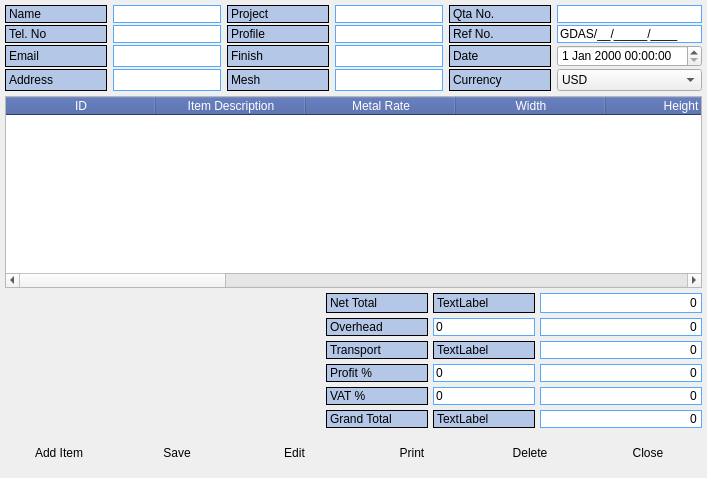
         <widget class="QWidget" name="QuotationPage">
          <property name="styleSheet">
           <string notr="true">QPushButton

{
	color: rgb(0, 0, 0);
	font: bold 16pt &quot;Calibri&quot;;
	min-width: 50px;
	min-height: 40px;
	border-radius: 4px;
	background-color: qlineargradient(x1: 0, y1: 0, x2: 0, y2: 1,
                                      stop: 0 #f6f7fa, stop: 1 #dadbde);
}

QPushButton::pressed {
   background-color: qlineargradient(spread:pad, x1:0.5, y1:0, x2:0.506, y2:1, stop:0 rgba(180, 199, 231, 255), stop:1 rgba(255, 255, 255, 255));
}
QPushButton::hover {
	background-color: qlineargradient(spread:pad, x1:0.5, y1:0, x2:0.506, y2:1, stop:0 rgba(180, 199, 231, 255), stop:1 rgba(255, 255, 255, 255));

}

QPushButton::focus {
	border: 1px solid rgb(0, 85, 255);


}

QLabel
{
	background-color: rgb(180, 199, 231);
	min-width: 100px;
max-height:25px;
	color: rgb(0, 0, 0);
	font: bold 16pt &quot;Calibri&quot;;
	border: 1px solid black;
}

QLineEdit
{
max-height:25px;
	color: rgb(0, 0, 0);
	font: bold 14pt &quot;Calibri&quot;;
border: 1px solid rgb(85, 170, 255);
}

QLineEdit::focus {
	border: 1px solid rgb(0, 85, 255);
}


QTableWidget
{
color: rgb(0, 0, 0);

	font: bold 12pt &quot;Calibri&quot;;
	alternate-background-color: rgb(180, 199, 231);
}

QTableWidget::focus
{
	border: 1px solid rgb(0, 85, 255);
}

QHeaderView::section
{
	background-color: rgb(62, 87, 160);
color: white;
font: bold 14pt &quot;Calibri&quot;;

}

QDateTimeEdit
{
color: rgb(0, 0, 0);
max-height:25px;
	font: bold 14pt &quot;Calibri&quot;;
}
QComboBox
{
color: rgb(0, 0, 0);

max-height:25px;
	font: bold 14pt &quot;Calibri&quot;;

}


</string>
          </property>
          <layout class="QVBoxLayout" name="verticalLayout_6">
           <property name="spacing">
            <number>5</number>
           </property>
           <property name="leftMargin">
            <number>5</number>
           </property>
           <property name="topMargin">
            <number>5</number>
           </property>
           <property name="rightMargin">
            <number>5</number>
           </property>
           <property name="bottomMargin">
            <number>5</number>
           </property>
           <item>
            <layout class="QGridLayout" name="gridLayout_4">
             <property name="horizontalSpacing">
              <number>6</number>
             </property>
             <property name="verticalSpacing">
              <number>2</number>
             </property>
             <item row="2" column="4">
              <widget class="QLabel" name="label_21">
               <property name="text">
                <string>Date</string>
               </property>
              </widget>
             </item>
             <item row="0" column="5">
              <widget class="QLineEdit" name="QuotationQtanoENT">
               <property name="readOnly">
                <bool>true</bool>
               </property>
              </widget>
             </item>
             <item row="2" column="1">
              <widget class="QLineEdit" name="QuotationEmailENT"/>
             </item>
             <item row="1" column="1">
              <widget class="QLineEdit" name="QuotationTelnoENT"/>
             </item>
             <item row="0" column="1">
              <widget class="QLineEdit" name="QuotationNameENT"/>
             </item>
             <item row="1" column="0">
              <widget class="QLabel" name="label_16">
               <property name="text">
                <string>Tel. No</string>
               </property>
              </widget>
             </item>
             <item row="0" column="0">
              <widget class="QLabel" name="label_13">
               <property name="text">
                <string>Name</string>
               </property>
              </widget>
             </item>
             <item row="1" column="5">
              <widget class="QLineEdit" name="QuotationRefnoENT">
               <property name="inputMask">
                <string>G\D\AS/NN/NNNNN/NNNN;_</string>
               </property>
               <property name="text">
                <string>GDAS///</string>
               </property>
              </widget>
             </item>
             <item row="0" column="4">
              <widget class="QLabel" name="label_15">
               <property name="text">
                <string>Qta No.</string>
               </property>
              </widget>
             </item>
             <item row="2" column="0">
              <widget class="QLabel" name="label_19">
               <property name="text">
                <string>Email</string>
               </property>
              </widget>
             </item>
             <item row="1" column="4">
              <widget class="QLabel" name="label_18">
               <property name="text">
                <string>Ref No.</string>
               </property>
              </widget>
             </item>
             <item row="3" column="0">
              <widget class="QLabel" name="label_29">
               <property name="text">
                <string>Address</string>
               </property>
              </widget>
             </item>
             <item row="2" column="5">
              <widget class="QDateTimeEdit" name="QuotationDatetime"/>
             </item>
             <item row="3" column="1">
              <widget class="QLineEdit" name="QuotationAddENT"/>
             </item>
             <item row="3" column="2">
              <widget class="QLabel" name="label_30">
               <property name="text">
                <string>Mesh</string>
               </property>
              </widget>
             </item>
             <item row="3" column="3">
              <widget class="QLineEdit" name="QuotationMeshENT"/>
             </item>
             <item row="3" column="4">
              <widget class="QLabel" name="label_31">
               <property name="text">
                <string>Currency</string>
               </property>
              </widget>
             </item>
             <item row="3" column="5">
              <widget class="QComboBox" name="QuotationCurrencyCB">
               <item>
                <property name="text">
                 <string>USD</string>
                </property>
               </item>
               <item>
                <property name="text">
                 <string>INR</string>
                </property>
               </item>
               <item>
                <property name="text">
                 <string>UGX</string>
                </property>
               </item>
              </widget>
             </item>
             <item row="2" column="2">
              <widget class="QLabel" name="label_17">
               <property name="text">
                <string>Finish</string>
               </property>
              </widget>
             </item>
             <item row="2" column="3">
              <widget class="QLineEdit" name="QuotationFinishENT"/>
             </item>
             <item row="1" column="2">
              <widget class="QLabel" name="label_14">
               <property name="text">
                <string>Profile</string>
               </property>
              </widget>
             </item>
             <item row="1" column="3">
              <widget class="QLineEdit" name="QuotationProfileENT"/>
             </item>
             <item row="0" column="2">
              <widget class="QLabel" name="label_20">
               <property name="text">
                <string>Project</string>
               </property>
              </widget>
             </item>
             <item row="0" column="3">
              <widget class="QLineEdit" name="QuotationProjectENT"/>
             </item>
            </layout>
           </item>
           <item>
            <widget class="QTableWidget" name="QuotationTable">
             <property name="focusPolicy">
              <enum>Qt::ClickFocus</enum>
             </property>
             <property name="autoFillBackground">
              <bool>true</bool>
             </property>
             <property name="editTriggers">
              <set>QAbstractItemView::NoEditTriggers</set>
             </property>
             <property name="alternatingRowColors">
              <bool>true</bool>
             </property>
             <property name="selectionMode">
              <enum>QAbstractItemView::SingleSelection</enum>
             </property>
             <property name="selectionBehavior">
              <enum>QAbstractItemView::SelectRows</enum>
             </property>
             <attribute name="horizontalHeaderCascadingSectionResizes">
              <bool>false</bool>
             </attribute>
             <attribute name="horizontalHeaderDefaultSectionSize">
              <number>150</number>
             </attribute>
             <attribute name="horizontalHeaderHighlightSections">
              <bool>false</bool>
             </attribute>
             <attribute name="verticalHeaderHighlightSections">
              <bool>false</bool>
             </attribute>
             <column>
              <property name="text">
               <string>ID</string>
              </property>
             </column>
             <column>
              <property name="text">
               <string>Item Description</string>
              </property>
             </column>
             <column>
              <property name="text">
               <string>Metal Rate</string>
              </property>
             </column>
             <column>
              <property name="text">
               <string>Width</string>
              </property>
             </column>
             <column>
              <property name="text">
               <string>Height</string>
              </property>
             </column>
             <column>
              <property name="text">
               <string>Sq Mt</string>
              </property>
             </column>
             <column>
              <property name="text">
               <string>Qty</string>
              </property>
             </column>
             <column>
              <property name="text">
               <string>Total Sqm</string>
              </property>
             </column>
             <column>
              <property name="text">
               <string>Sqm Rate</string>
              </property>
             </column>
             <column>
              <property name="text">
               <string>Client S.R</string>
              </property>
             </column>
             <column>
              <property name="text">
               <string>Rate/Unit</string>
              </property>
             </column>
             <column>
              <property name="text">
               <string>Client R/U</string>
              </property>
             </column>
             <column>
              <property name="text">
               <string>Amount</string>
              </property>
             </column>
            </widget>
           </item>
           <item>
            <layout class="QGridLayout" name="gridLayout_7">
             <property name="topMargin">
              <number>0</number>
             </property>
             <item row="0" column="2">
              <widget class="QLabel" name="QuotationNetL">
               <property name="maximumSize">
                <size>
                 <width>16777215</width>
                 <height>27</height>
                </size>
               </property>
               <property name="styleSheet">
                <string notr="true"/>
               </property>
               <property name="text">
                <string>TextLabel</string>
               </property>
              </widget>
             </item>
             <item row="3" column="3">
              <widget class="QLineEdit" name="QuotationwithProfitENT">
               <property name="styleSheet">
                <string notr="true">
QLineEdit
{
	color: rgb(0, 0, 0);
	font: bold 14pt &quot;Calibri&quot;;
max-width:160px;
}
</string>
               </property>
               <property name="text">
                <string>0</string>
               </property>
               <property name="alignment">
                <set>Qt::AlignRight|Qt::AlignTrailing|Qt::AlignVCenter</set>
               </property>
               <property name="readOnly">
                <bool>true</bool>
               </property>
              </widget>
             </item>
             <item row="4" column="2">
              <widget class="QLineEdit" name="QuotationVatENT">
               <property name="styleSheet">
                <string notr="true">
QLineEdit
{
	color: rgb(0, 0, 0);
	font: bold 14pt &quot;Calibri&quot;;
max-width:100px;
}
</string>
               </property>
               <property name="text">
                <string>0</string>
               </property>
              </widget>
             </item>
             <item row="5" column="2">
              <widget class="QLabel" name="QuotationGrandL">
               <property name="text">
                <string>TextLabel</string>
               </property>
              </widget>
             </item>
             <item row="3" column="2">
              <widget class="QLineEdit" name="QuotationProfitENT">
               <property name="styleSheet">
                <string notr="true">
QLineEdit
{
	color: rgb(0, 0, 0);
	font: bold 14pt &quot;Calibri&quot;;
max-width:100px;
}
</string>
               </property>
               <property name="text">
                <string>0</string>
               </property>
              </widget>
             </item>
             <item row="4" column="1">
              <widget class="QLabel" name="label_34">
               <property name="text">
                <string>VAT %</string>
               </property>
              </widget>
             </item>
             <item row="5" column="1">
              <widget class="QLabel" name="label_35">
               <property name="text">
                <string>Grand Total</string>
               </property>
              </widget>
             </item>
             <item row="0" column="0">
              <spacer name="horizontalSpacer">
               <property name="orientation">
                <enum>Qt::Horizontal</enum>
               </property>
               <property name="sizeHint" stdset="0">
                <size>
                 <width>20</width>
                 <height>20</height>
                </size>
               </property>
              </spacer>
             </item>
             <item row="5" column="3">
              <widget class="QLineEdit" name="QuotationGrandENT">
               <property name="styleSheet">
                <string notr="true">
QLineEdit
{
	color: rgb(0, 0, 0);
	font: bold 14pt &quot;Calibri&quot;;
max-width:160px;
}
</string>
               </property>
               <property name="text">
                <string>0</string>
               </property>
               <property name="alignment">
                <set>Qt::AlignRight|Qt::AlignTrailing|Qt::AlignVCenter</set>
               </property>
               <property name="readOnly">
                <bool>true</bool>
               </property>
              </widget>
             </item>
             <item row="4" column="3">
              <widget class="QLineEdit" name="QuotationwithVatENT">
               <property name="styleSheet">
                <string notr="true">
QLineEdit
{
	color: rgb(0, 0, 0);
	font: bold 14pt &quot;Calibri&quot;;
max-width:160px;
}
</string>
               </property>
               <property name="text">
                <string>0</string>
               </property>
               <property name="alignment">
                <set>Qt::AlignRight|Qt::AlignTrailing|Qt::AlignVCenter</set>
               </property>
               <property name="readOnly">
                <bool>true</bool>
               </property>
              </widget>
             </item>
             <item row="0" column="1">
              <widget class="QLabel" name="label_32">
               <property name="text">
                <string>Net Total</string>
               </property>
              </widget>
             </item>
             <item row="2" column="1">
              <widget class="QLabel" name="label_38">
               <property name="text">
                <string>Transport</string>
               </property>
              </widget>
             </item>
             <item row="0" column="3">
              <widget class="QLineEdit" name="QuotationNetENT">
               <property name="styleSheet">
                <string notr="true">
QLineEdit
{
	color: rgb(0, 0, 0);
	font: bold 14pt &quot;Calibri&quot;;
max-width:160px;
}
</string>
               </property>
               <property name="text">
                <string>0</string>
               </property>
               <property name="alignment">
                <set>Qt::AlignRight|Qt::AlignTrailing|Qt::AlignVCenter</set>
               </property>
               <property name="readOnly">
                <bool>true</bool>
               </property>
              </widget>
             </item>
             <item row="3" column="1">
              <widget class="QLabel" name="label_37">
               <property name="text">
                <string>Profit %</string>
               </property>
              </widget>
             </item>
             <item row="1" column="1">
              <widget class="QLabel" name="label_39">
               <property name="text">
                <string>Overhead</string>
               </property>
              </widget>
             </item>
             <item row="1" column="2">
              <widget class="QLineEdit" name="QuotationOverENT">
               <property name="styleSheet">
                <string notr="true">
QLineEdit
{
	color: rgb(0, 0, 0);
	font: bold 14pt &quot;Calibri&quot;;
max-width:100px;
}
</string>
               </property>
               <property name="text">
                <string>0</string>
               </property>
              </widget>
             </item>
             <item row="1" column="3">
              <widget class="QLineEdit" name="QuotationwithOverENT">
               <property name="styleSheet">
                <string notr="true">
QLineEdit
{
	color: rgb(0, 0, 0);
	font: bold 14pt &quot;Calibri&quot;;
max-width:160px;
}
</string>
               </property>
               <property name="text">
                <string>0</string>
               </property>
               <property name="alignment">
                <set>Qt::AlignRight|Qt::AlignTrailing|Qt::AlignVCenter</set>
               </property>
               <property name="readOnly">
                <bool>true</bool>
               </property>
              </widget>
             </item>
             <item row="2" column="3">
              <widget class="QLineEdit" name="QuotationTransportENT">
               <property name="styleSheet">
                <string notr="true">
QLineEdit
{
	color: rgb(0, 0, 0);
	font: bold 14pt &quot;Calibri&quot;;
max-width:160px;
}
</string>
               </property>
               <property name="text">
                <string>0</string>
               </property>
               <property name="alignment">
                <set>Qt::AlignRight|Qt::AlignTrailing|Qt::AlignVCenter</set>
               </property>
               <property name="readOnly">
                <bool>false</bool>
               </property>
              </widget>
             </item>
             <item row="2" column="2">
              <widget class="QLabel" name="QuotationTransportL">
               <property name="text">
                <string>TextLabel</string>
               </property>
              </widget>
             </item>
            </layout>
           </item>
           <item>
            <layout class="QHBoxLayout" name="horizontalLayout_4">
             <property name="spacing">
              <number>10</number>
             </property>
             <property name="topMargin">
              <number>0</number>
             </property>
             <item>
              <widget class="QPushButton" name="QuotationAddPBT">
               <property name="text">
                <string>Add Item</string>
               </property>
              </widget>
             </item>
             <item>
              <widget class="QPushButton" name="QuotationSavePBT">
               <property name="text">
                <string>Save</string>
               </property>
              </widget>
             </item>
             <item>
              <widget class="QPushButton" name="QuotationEditPBT">
               <property name="text">
                <string>Edit</string>
               </property>
              </widget>
             </item>
             <item>
              <widget class="QPushButton" name="QuotationPrintPBT">
               <property name="text">
                <string>Print</string>
               </property>
              </widget>
             </item>
             <item>
              <widget class="QPushButton" name="QuotationDeletePBT">
               <property name="text">
                <string>Delete</string>
               </property>
              </widget>
             </item>
             <item>
              <widget class="QPushButton" name="QuotationClosePBT">
               <property name="text">
                <string>Close</string>
               </property>
              </widget>
             </item>
            </layout>
           </item>
          </layout>
         </widget>
